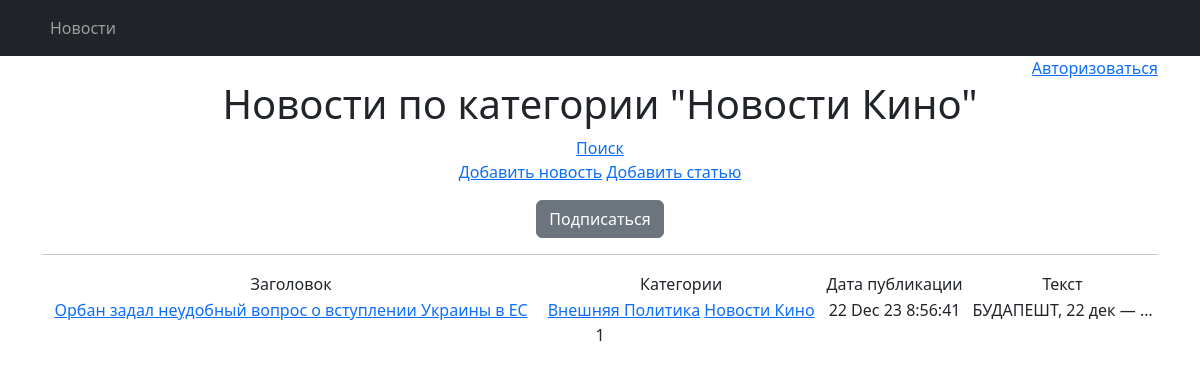
The page /categories/4 on the database its author committed.
### news/models.py (models this page shows, shortened)
class Category(models.Model):
    name = models.CharField(max_length=255, unique=True)
    subscribers = models.ManyToManyField(User, through='UserCategory', related_name='categories')
    def __str__(self):
        return self.name.title()

class Post(models.Model):
    article = 'Article'
    news = 'News'
    POSITIONS = [
        (article, 'Статья'),
        (news, 'Новость')
    ]
    author = models.ForeignKey(Author, on_delete=models.CASCADE)
    position = models.CharField(max_length=255, choices=POSITIONS, default=news)
    datetime = models.DateTimeField(auto_now_add=True)
    category = models.ManyToManyField(Category, through='PostCategory')
    header = models.CharField(max_length=255)
    text = models.TextField(default='')
    rating = models.IntegerField(default=0)

### news/views.py (the view)
# urls.py: path('categories/<int:pk>', CategoryListView.as_view(), name='category_list'),
class CategoryListView(PostList):
    model = Post
    template_name = 'category_list.html'
    context_object_name = 'category_news_list'
    def get_queryset(self):
        self.category = get_object_or_404(Category, id=self.kwargs['pk'])
        queryset = Post.objects.filter(category=self.category).order_by('-datetime')
        return queryset
    def get_context_data(self, **kwargs):
        context = super().get_context_data(**kwargs)
        context['is_not_subscriber'] = self.request.user not in self.category.subscribers.all()
        context['category'] = self.category
        return context

### news/templatetags/custom_filters.py (called while the page is built)
@register.filter()
def censor(value):
    split_str = value.split()
    new_split_string = []
    for word in split_str:
        for bad_word in bad_words:
            bad_len = len(bad_word)
            index = word.lower().find(bad_word)
            if index != -1:
                new_split_string.append(word[:index] + '*' * bad_len + word[index + bad_len:])
                break
        else:
            new_split_string.append(word)
    return ' '.join(new_split_string)

### news/views.py (called while the page is built)
    def get_context_data(self, **kwargs):
        context = super().get_context_data(**kwargs)
        context['is_not_authors'] = not self.request.user.groups.filter(name='authors').exists()
        return context

### NewsPaper/templates/category_list.html (shortened to what this page needs)
{% extends 'default.html' %}
{% load custom_filters %}
{% load custom_tags %}
{% block content %}
    <h1>Новости по категории "{{category}}"</h1>
    <a href="{% url 'post_search'%}">Поиск</a>
    <p>
    <a href="{% url 'news_create'%}">Добавить новость</a>
    <a href="{% url 'articles_create'%}">Добавить статью</a>
    </p>
    {% if is_not_subscriber%}
    <p class="text-center">
        <a href="{% url 'subscribe' category.id %}" class="btn btn-secondary brn-sn">Подписаться</a>
    </p>
    {% endif %}
   <hr>
   {% if category_news_list %}
       <table align="center" width= 100%>
           <tr>
               <td>Заголовок</td>
               <td>Категории</td>
               <td>Дата публикации</td>
               <td>Текст</td>
           </tr>
           {% for post in category_news_list %}
           <tr>
               <td>
                   <a href="{% url 'post_detail' post.pk %}">{{ post.header|censor }}</a>
               </td>
               <td>
                   {% for category in post.category.all%}
                        <a href="{% url 'category_list' category.id %}">{{ category }}</a>
                   {% endfor %}
               </td>
               <td>
                   {{ post.datetime|date:'d M y G:i:s' }}
               </td>
               <td>
                   {{ post.text|truncatechars:20|censor }}
               </td>
           </tr>
           {% endfor %}
       </table>
   {% else %}
       <h2>Новостей нет!</h2>
   {% endif %}
   {{ page_obj.number }}
{% endblock content %}

### rows shown on the page
Category: name "Новости Кино"
Post: header|censor "Орбан задал неудобный вопрос о вступлении Украины в ЕС", datetime "22 Dec 23 8:56:41", text|censor "БУДАПЕШТ, 22 дек — …"
Category: name "Внешняя Политика"

### other values the page prints
{{ page_obj.number }} "1"
